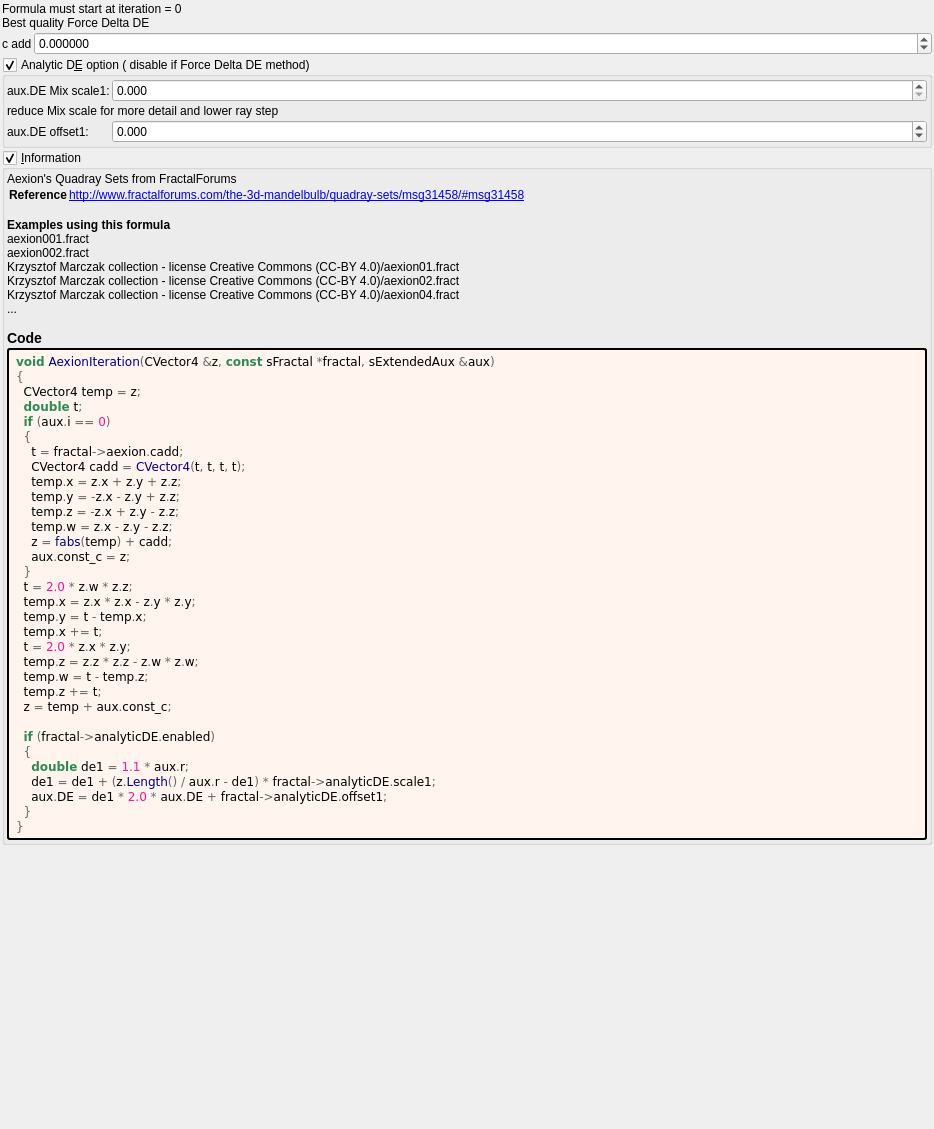
<?xml version="1.0" encoding="UTF-8"?>
<ui version="4.0">
 <class>aexion</class>
 <widget class="QWidget" name="Form">
  <property name="geometry">
   <rect>
    <x>0</x>
    <y>0</y>
    <width>934</width>
    <height>1129</height>
   </rect>
  </property>
  <property name="windowTitle">
   <string notr="true">aexion</string>
  </property>
  <layout class="QVBoxLayout" name="verticalLayout">
   <property name="spacing">
    <number>2</number>
   </property>
   <property name="leftMargin">
    <number>2</number>
   </property>
   <property name="topMargin">
    <number>2</number>
   </property>
   <property name="rightMargin">
    <number>2</number>
   </property>
   <property name="bottomMargin">
    <number>2</number>
   </property>
   <item>
    <widget class="QLabel" name="label_178">
     <property name="text">
      <string>Formula must start at iteration = 0
Best quality Force Delta DE</string>
     </property>
    </widget>
   </item>
   <item>
    <layout class="QGridLayout" name="gridLayout" columnstretch="0,1">
     <property name="spacing">
      <number>2</number>
     </property>
     <item row="0" column="0">
      <widget class="QLabel" name="label_7">
       <property name="text">
        <string>c add</string>
       </property>
      </widget>
     </item>
     <item row="0" column="1">
      <widget class="MyDoubleSpinBox" name="spinbox_cadd">
       <property name="sizePolicy">
        <sizepolicy hsizetype="Minimum" vsizetype="Maximum">
         <horstretch>0</horstretch>
         <verstretch>0</verstretch>
        </sizepolicy>
       </property>
       <property name="prefix">
        <string/>
       </property>
       <property name="suffix">
        <string/>
       </property>
       <property name="decimals">
        <number>6</number>
       </property>
       <property name="minimum">
        <double>-99.998999999999995</double>
       </property>
       <property name="maximum">
        <double>99.998999999999995</double>
       </property>
       <property name="singleStep">
        <double>0.100000000000000</double>
       </property>
      </widget>
     </item>
    </layout>
   </item>
   <item>
    <widget class="MyGroupBox" name="groupCheck_analyticDE_enabled">
     <property name="toolTip">
      <string>&lt;p&gt;Occasionally disable in Hybrid Mode. A few hybrid settings may work best with the analytic DE code disabled in this formula.&lt;/p&gt;</string>
     </property>
     <property name="title">
      <string>Analytic D&amp;E option ( disable if Force Delta DE method)</string>
     </property>
     <property name="checkable">
      <bool>true</bool>
     </property>
     <layout class="QVBoxLayout" name="verticalLayout_52">
      <property name="spacing">
       <number>2</number>
      </property>
      <property name="leftMargin">
       <number>2</number>
      </property>
      <property name="topMargin">
       <number>2</number>
      </property>
      <property name="rightMargin">
       <number>2</number>
      </property>
      <property name="bottomMargin">
       <number>2</number>
      </property>
      <item>
       <layout class="QGridLayout" name="gridLayout_27" columnstretch="0,0,1">
        <property name="spacing">
         <number>2</number>
        </property>
        <item row="1" column="1">
         <widget class="QLabel" name="label_176">
          <property name="text">
           <string>aux.DE Mix scale1:</string>
          </property>
         </widget>
        </item>
        <item row="1" column="2">
         <widget class="MyDoubleSpinBox" name="spinbox_analyticDE_scale_1">
          <property name="sizePolicy">
           <sizepolicy hsizetype="Minimum" vsizetype="Maximum">
            <horstretch>0</horstretch>
            <verstretch>0</verstretch>
           </sizepolicy>
          </property>
          <property name="prefix">
           <string/>
          </property>
          <property name="suffix">
           <string/>
          </property>
          <property name="decimals">
           <number>3</number>
          </property>
          <property name="minimum">
           <double>0.000000000000000</double>
          </property>
          <property name="maximum">
           <double>99.000000000000000</double>
          </property>
          <property name="singleStep">
           <double>0.100000000000000</double>
          </property>
         </widget>
        </item>
        <item row="3" column="1">
         <widget class="QLabel" name="label_177">
          <property name="text">
           <string>aux.DE offset1:</string>
          </property>
         </widget>
        </item>
        <item row="3" column="2">
         <widget class="MyDoubleSpinBox" name="spinbox_analyticDE_offset_1">
          <property name="sizePolicy">
           <sizepolicy hsizetype="Minimum" vsizetype="Maximum">
            <horstretch>0</horstretch>
            <verstretch>0</verstretch>
           </sizepolicy>
          </property>
          <property name="prefix">
           <string/>
          </property>
          <property name="suffix">
           <string/>
          </property>
          <property name="decimals">
           <number>3</number>
          </property>
          <property name="minimum">
           <double>-99.000000000000000</double>
          </property>
          <property name="maximum">
           <double>99.000000000000000</double>
          </property>
          <property name="singleStep">
           <double>0.100000000000000</double>
          </property>
         </widget>
        </item>
        <item row="2" column="1" colspan="2">
         <widget class="QLabel" name="label_179">
          <property name="text">
           <string>reduce Mix scale for more detail and lower ray step</string>
          </property>
         </widget>
        </item>
       </layout>
      </item>
     </layout>
    </widget>
   </item>
   <item>
    <widget class="MyGroupBox" name="groupCheck_info">
     <property name="title">
      <string>&amp;Information</string>
     </property>
     <property name="flat">
      <bool>false</bool>
     </property>
     <property name="checkable">
      <bool>true</bool>
     </property>
     <layout class="QVBoxLayout" name="verticalLayout_2">
      <property name="spacing">
       <number>2</number>
      </property>
      <property name="leftMargin">
       <number>2</number>
      </property>
      <property name="topMargin">
       <number>2</number>
      </property>
      <property name="rightMargin">
       <number>2</number>
      </property>
      <property name="bottomMargin">
       <number>2</number>
      </property>
      <item>
       <widget class="QLabel" name="label_information_general">
        <property name="text">
         <string notr="true">&lt;p&gt;Aexion&#039;s Quadray Sets from FractalForums&lt;/p&gt;&lt;table&gt;
&lt;tr&gt;&lt;th&gt;Reference&lt;/th&gt;&lt;td&gt;&lt;a href=&quot;http://www.fractalforums.com/the-3d-mandelbulb/quadray-sets/msg31458/#msg31458&quot;&gt;http://www.fractalforums.com/the-3d-mandelbulb/quadray-sets/msg31458/#msg31458&lt;br&gt;
&lt;/td&gt;&lt;/tr&gt;
&lt;/table&gt;
&lt;br&gt;&lt;b&gt;Examples using this formula&lt;/b&gt;&lt;br&gt;aexion001.fract&lt;br&gt;aexion002.fract&lt;br&gt;Krzysztof Marczak collection - license Creative Commons (CC-BY 4.0)/aexion01.fract&lt;br&gt;Krzysztof Marczak collection - license Creative Commons (CC-BY 4.0)/aexion02.fract&lt;br&gt;Krzysztof Marczak collection - license Creative Commons (CC-BY 4.0)/aexion04.fract&lt;br&gt;...&lt;h3&gt;Code&lt;/h3&gt;</string>
        </property>
        <property name="wordWrap">
         <bool>true</bool>
        </property>
        <property name="openExternalLinks">
         <bool>true</bool>
        </property>
        <property name="textInteractionFlags">
         <set>Qt::LinksAccessibleByMouse|Qt::TextSelectableByMouse</set>
        </property>
       </widget>
      </item>
      <item>
       <widget class="QLabel" name="label_code_content">
        <property name="styleSheet">
         <string notr="true">border-style: outset; border-width: 2px; border-radius: 3px; border-color: black; background-color: #fff5ee; padding: 4px;</string>
        </property>
        <property name="text">
         <string notr="true">&lt;body style=&quot;background-color:#fff5ee&quot;&gt;
&lt;pre style=&quot;color:#000000; background-color:#fff5ee;  font-family:&#039;Courier New&#039;,monospace;white-space: pre-wrap;&quot;&gt;&lt;span style=&quot;color:#2e8b57; font-weight:bold&quot;&gt;void&lt;/span&gt; &lt;span style=&quot;color:#00008f&quot;&gt;AexionIteration&lt;/span&gt;&lt;span style=&quot;color:#676767&quot;&gt;(&lt;/span&gt;CVector4 &lt;span style=&quot;color:#676767&quot;&gt;&amp;amp;&lt;/span&gt;z&lt;span style=&quot;color:#676767&quot;&gt;,&lt;/span&gt; &lt;span style=&quot;color:#2e8b57; font-weight:bold&quot;&gt;const&lt;/span&gt; sFractal &lt;span style=&quot;color:#676767&quot;&gt;*&lt;/span&gt;fractal&lt;span style=&quot;color:#676767&quot;&gt;,&lt;/span&gt; sExtendedAux &lt;span style=&quot;color:#676767&quot;&gt;&amp;amp;&lt;/span&gt;aux&lt;span style=&quot;color:#676767&quot;&gt;)&lt;/span&gt;
&lt;span style=&quot;color:#676767&quot;&gt;{&lt;/span&gt;
  CVector4 temp &lt;span style=&quot;color:#676767&quot;&gt;=&lt;/span&gt; z&lt;span style=&quot;color:#676767&quot;&gt;;&lt;/span&gt;
  &lt;span style=&quot;color:#2e8b57; font-weight:bold&quot;&gt;double&lt;/span&gt; t&lt;span style=&quot;color:#676767&quot;&gt;;&lt;/span&gt;
  &lt;span style=&quot;color:#2e8b57; font-weight:bold&quot;&gt;if&lt;/span&gt; &lt;span style=&quot;color:#676767&quot;&gt;(&lt;/span&gt;aux&lt;span style=&quot;color:#676767&quot;&gt;.&lt;/span&gt;i &lt;span style=&quot;color:#676767&quot;&gt;==&lt;/span&gt; &lt;span style=&quot;color:#ff1493&quot;&gt;0&lt;/span&gt;&lt;span style=&quot;color:#676767&quot;&gt;)&lt;/span&gt;
  &lt;span style=&quot;color:#676767&quot;&gt;{&lt;/span&gt;
    t &lt;span style=&quot;color:#676767&quot;&gt;=&lt;/span&gt; fractal&lt;span style=&quot;color:#676767&quot;&gt;-&amp;gt;&lt;/span&gt;aexion&lt;span style=&quot;color:#676767&quot;&gt;.&lt;/span&gt;cadd&lt;span style=&quot;color:#676767&quot;&gt;;&lt;/span&gt;
    CVector4 cadd &lt;span style=&quot;color:#676767&quot;&gt;=&lt;/span&gt; &lt;span style=&quot;color:#00008f&quot;&gt;CVector4&lt;/span&gt;&lt;span style=&quot;color:#676767&quot;&gt;(&lt;/span&gt;t&lt;span style=&quot;color:#676767&quot;&gt;,&lt;/span&gt; t&lt;span style=&quot;color:#676767&quot;&gt;,&lt;/span&gt; t&lt;span style=&quot;color:#676767&quot;&gt;,&lt;/span&gt; t&lt;span style=&quot;color:#676767&quot;&gt;);&lt;/span&gt;
    temp&lt;span style=&quot;color:#676767&quot;&gt;.&lt;/span&gt;x &lt;span style=&quot;color:#676767&quot;&gt;=&lt;/span&gt; z&lt;span style=&quot;color:#676767&quot;&gt;.&lt;/span&gt;x &lt;span style=&quot;color:#676767&quot;&gt;+&lt;/span&gt; z&lt;span style=&quot;color:#676767&quot;&gt;.&lt;/span&gt;y &lt;span style=&quot;color:#676767&quot;&gt;+&lt;/span&gt; z&lt;span style=&quot;color:#676767&quot;&gt;.&lt;/span&gt;z&lt;span style=&quot;color:#676767&quot;&gt;;&lt;/span&gt;
    temp&lt;span style=&quot;color:#676767&quot;&gt;.&lt;/span&gt;y &lt;span style=&quot;color:#676767&quot;&gt;= -&lt;/span&gt;z&lt;span style=&quot;color:#676767&quot;&gt;.&lt;/span&gt;x &lt;span style=&quot;color:#676767&quot;&gt;-&lt;/span&gt; z&lt;span style=&quot;color:#676767&quot;&gt;.&lt;/span&gt;y &lt;span style=&quot;color:#676767&quot;&gt;+&lt;/span&gt; z&lt;span style=&quot;color:#676767&quot;&gt;.&lt;/span&gt;z&lt;span style=&quot;color:#676767&quot;&gt;;&lt;/span&gt;
    temp&lt;span style=&quot;color:#676767&quot;&gt;.&lt;/span&gt;z &lt;span style=&quot;color:#676767&quot;&gt;= -&lt;/span&gt;z&lt;span style=&quot;color:#676767&quot;&gt;.&lt;/span&gt;x &lt;span style=&quot;color:#676767&quot;&gt;+&lt;/span&gt; z&lt;span style=&quot;color:#676767&quot;&gt;.&lt;/span&gt;y &lt;span style=&quot;color:#676767&quot;&gt;-&lt;/span&gt; z&lt;span style=&quot;color:#676767&quot;&gt;.&lt;/span&gt;z&lt;span style=&quot;color:#676767&quot;&gt;;&lt;/span&gt;
    temp&lt;span style=&quot;color:#676767&quot;&gt;.&lt;/span&gt;w &lt;span style=&quot;color:#676767&quot;&gt;=&lt;/span&gt; z&lt;span style=&quot;color:#676767&quot;&gt;.&lt;/span&gt;x &lt;span style=&quot;color:#676767&quot;&gt;-&lt;/span&gt; z&lt;span style=&quot;color:#676767&quot;&gt;.&lt;/span&gt;y &lt;span style=&quot;color:#676767&quot;&gt;-&lt;/span&gt; z&lt;span style=&quot;color:#676767&quot;&gt;.&lt;/span&gt;z&lt;span style=&quot;color:#676767&quot;&gt;;&lt;/span&gt;
    z &lt;span style=&quot;color:#676767&quot;&gt;=&lt;/span&gt; &lt;span style=&quot;color:#00008f&quot;&gt;fabs&lt;/span&gt;&lt;span style=&quot;color:#676767&quot;&gt;(&lt;/span&gt;temp&lt;span style=&quot;color:#676767&quot;&gt;) +&lt;/span&gt; cadd&lt;span style=&quot;color:#676767&quot;&gt;;&lt;/span&gt;
    aux&lt;span style=&quot;color:#676767&quot;&gt;.&lt;/span&gt;const_c &lt;span style=&quot;color:#676767&quot;&gt;=&lt;/span&gt; z&lt;span style=&quot;color:#676767&quot;&gt;;&lt;/span&gt;
  &lt;span style=&quot;color:#676767&quot;&gt;}&lt;/span&gt;
  t &lt;span style=&quot;color:#676767&quot;&gt;=&lt;/span&gt; &lt;span style=&quot;color:#ff1493&quot;&gt;2.0&lt;/span&gt; &lt;span style=&quot;color:#676767&quot;&gt;*&lt;/span&gt; z&lt;span style=&quot;color:#676767&quot;&gt;.&lt;/span&gt;w &lt;span style=&quot;color:#676767&quot;&gt;*&lt;/span&gt; z&lt;span style=&quot;color:#676767&quot;&gt;.&lt;/span&gt;z&lt;span style=&quot;color:#676767&quot;&gt;;&lt;/span&gt;
  temp&lt;span style=&quot;color:#676767&quot;&gt;.&lt;/span&gt;x &lt;span style=&quot;color:#676767&quot;&gt;=&lt;/span&gt; z&lt;span style=&quot;color:#676767&quot;&gt;.&lt;/span&gt;x &lt;span style=&quot;color:#676767&quot;&gt;*&lt;/span&gt; z&lt;span style=&quot;color:#676767&quot;&gt;.&lt;/span&gt;x &lt;span style=&quot;color:#676767&quot;&gt;-&lt;/span&gt; z&lt;span style=&quot;color:#676767&quot;&gt;.&lt;/span&gt;y &lt;span style=&quot;color:#676767&quot;&gt;*&lt;/span&gt; z&lt;span style=&quot;color:#676767&quot;&gt;.&lt;/span&gt;y&lt;span style=&quot;color:#676767&quot;&gt;;&lt;/span&gt;
  temp&lt;span style=&quot;color:#676767&quot;&gt;.&lt;/span&gt;y &lt;span style=&quot;color:#676767&quot;&gt;=&lt;/span&gt; t &lt;span style=&quot;color:#676767&quot;&gt;-&lt;/span&gt; temp&lt;span style=&quot;color:#676767&quot;&gt;.&lt;/span&gt;x&lt;span style=&quot;color:#676767&quot;&gt;;&lt;/span&gt;
  temp&lt;span style=&quot;color:#676767&quot;&gt;.&lt;/span&gt;x &lt;span style=&quot;color:#676767&quot;&gt;+=&lt;/span&gt; t&lt;span style=&quot;color:#676767&quot;&gt;;&lt;/span&gt;
  t &lt;span style=&quot;color:#676767&quot;&gt;=&lt;/span&gt; &lt;span style=&quot;color:#ff1493&quot;&gt;2.0&lt;/span&gt; &lt;span style=&quot;color:#676767&quot;&gt;*&lt;/span&gt; z&lt;span style=&quot;color:#676767&quot;&gt;.&lt;/span&gt;x &lt;span style=&quot;color:#676767&quot;&gt;*&lt;/span&gt; z&lt;span style=&quot;color:#676767&quot;&gt;.&lt;/span&gt;y&lt;span style=&quot;color:#676767&quot;&gt;;&lt;/span&gt;
  temp&lt;span style=&quot;color:#676767&quot;&gt;.&lt;/span&gt;z &lt;span style=&quot;color:#676767&quot;&gt;=&lt;/span&gt; z&lt;span style=&quot;color:#676767&quot;&gt;.&lt;/span&gt;z &lt;span style=&quot;color:#676767&quot;&gt;*&lt;/span&gt; z&lt;span style=&quot;color:#676767&quot;&gt;.&lt;/span&gt;z &lt;span style=&quot;color:#676767&quot;&gt;-&lt;/span&gt; z&lt;span style=&quot;color:#676767&quot;&gt;.&lt;/span&gt;w &lt;span style=&quot;color:#676767&quot;&gt;*&lt;/span&gt; z&lt;span style=&quot;color:#676767&quot;&gt;.&lt;/span&gt;w&lt;span style=&quot;color:#676767&quot;&gt;;&lt;/span&gt;
  temp&lt;span style=&quot;color:#676767&quot;&gt;.&lt;/span&gt;w &lt;span style=&quot;color:#676767&quot;&gt;=&lt;/span&gt; t &lt;span style=&quot;color:#676767&quot;&gt;-&lt;/span&gt; temp&lt;span style=&quot;color:#676767&quot;&gt;.&lt;/span&gt;z&lt;span style=&quot;color:#676767&quot;&gt;;&lt;/span&gt;
  temp&lt;span style=&quot;color:#676767&quot;&gt;.&lt;/span&gt;z &lt;span style=&quot;color:#676767&quot;&gt;+=&lt;/span&gt; t&lt;span style=&quot;color:#676767&quot;&gt;;&lt;/span&gt;
  z &lt;span style=&quot;color:#676767&quot;&gt;=&lt;/span&gt; temp &lt;span style=&quot;color:#676767&quot;&gt;+&lt;/span&gt; aux&lt;span style=&quot;color:#676767&quot;&gt;.&lt;/span&gt;const_c&lt;span style=&quot;color:#676767&quot;&gt;;&lt;/span&gt;

  &lt;span style=&quot;color:#2e8b57; font-weight:bold&quot;&gt;if&lt;/span&gt; &lt;span style=&quot;color:#676767&quot;&gt;(&lt;/span&gt;fractal&lt;span style=&quot;color:#676767&quot;&gt;-&amp;gt;&lt;/span&gt;analyticDE&lt;span style=&quot;color:#676767&quot;&gt;.&lt;/span&gt;enabled&lt;span style=&quot;color:#676767&quot;&gt;)&lt;/span&gt;
  &lt;span style=&quot;color:#676767&quot;&gt;{&lt;/span&gt;
    &lt;span style=&quot;color:#2e8b57; font-weight:bold&quot;&gt;double&lt;/span&gt; de1 &lt;span style=&quot;color:#676767&quot;&gt;=&lt;/span&gt; &lt;span style=&quot;color:#ff1493&quot;&gt;1.1&lt;/span&gt; &lt;span style=&quot;color:#676767&quot;&gt;*&lt;/span&gt; aux&lt;span style=&quot;color:#676767&quot;&gt;.&lt;/span&gt;r&lt;span style=&quot;color:#676767&quot;&gt;;&lt;/span&gt;
    de1 &lt;span style=&quot;color:#676767&quot;&gt;=&lt;/span&gt; de1 &lt;span style=&quot;color:#676767&quot;&gt;+ (&lt;/span&gt;z&lt;span style=&quot;color:#676767&quot;&gt;.&lt;/span&gt;&lt;span style=&quot;color:#00008f&quot;&gt;Length&lt;/span&gt;&lt;span style=&quot;color:#676767&quot;&gt;() /&lt;/span&gt; aux&lt;span style=&quot;color:#676767&quot;&gt;.&lt;/span&gt;r &lt;span style=&quot;color:#676767&quot;&gt;-&lt;/span&gt; de1&lt;span style=&quot;color:#676767&quot;&gt;) *&lt;/span&gt; fractal&lt;span style=&quot;color:#676767&quot;&gt;-&amp;gt;&lt;/span&gt;analyticDE&lt;span style=&quot;color:#676767&quot;&gt;.&lt;/span&gt;scale1&lt;span style=&quot;color:#676767&quot;&gt;;&lt;/span&gt;
    aux&lt;span style=&quot;color:#676767&quot;&gt;.&lt;/span&gt;DE &lt;span style=&quot;color:#676767&quot;&gt;=&lt;/span&gt; de1 &lt;span style=&quot;color:#676767&quot;&gt;*&lt;/span&gt; &lt;span style=&quot;color:#ff1493&quot;&gt;2.0&lt;/span&gt; &lt;span style=&quot;color:#676767&quot;&gt;*&lt;/span&gt; aux&lt;span style=&quot;color:#676767&quot;&gt;.&lt;/span&gt;DE &lt;span style=&quot;color:#676767&quot;&gt;+&lt;/span&gt; fractal&lt;span style=&quot;color:#676767&quot;&gt;-&amp;gt;&lt;/span&gt;analyticDE&lt;span style=&quot;color:#676767&quot;&gt;.&lt;/span&gt;offset1&lt;span style=&quot;color:#676767&quot;&gt;;&lt;/span&gt;
  &lt;span style=&quot;color:#676767&quot;&gt;}&lt;/span&gt;
&lt;span style=&quot;color:#676767&quot;&gt;}&lt;/span&gt;
&lt;/pre&gt;
&lt;/body&gt;</string>
        </property>
        <property name="wordWrap">
         <bool>true</bool>
        </property>
        <property name="openExternalLinks">
         <bool>true</bool>
        </property>
        <property name="textInteractionFlags">
         <set>Qt::LinksAccessibleByMouse|Qt::TextSelectableByMouse</set>
        </property>
       </widget>
      </item>
     </layout>
    </widget>
   </item>
   <item>
    <spacer name="verticalSpacer">
     <property name="orientation">
      <enum>Qt::Vertical</enum>
     </property>
     <property name="sizeHint" stdset="0">
      <size>
       <width>20</width>
       <height>40</height>
      </size>
     </property>
    </spacer>
   </item>
  </layout>
 </widget>
 <customwidgets>
  <customwidget>
   <class>MyGroupBox</class>
   <extends>QGroupBox</extends>
   <header>my_group_box.h</header>
   <container>1</container>
  </customwidget>
  <customwidget>
   <class>MyDoubleSpinBox</class>
   <extends>QDoubleSpinBox</extends>
   <header>my_double_spin_box.h</header>
  </customwidget>
 </customwidgets>
 <tabstops>
  <tabstop>spinbox_cadd</tabstop>
 </tabstops>
 <resources/>
 <connections/>
</ui>
